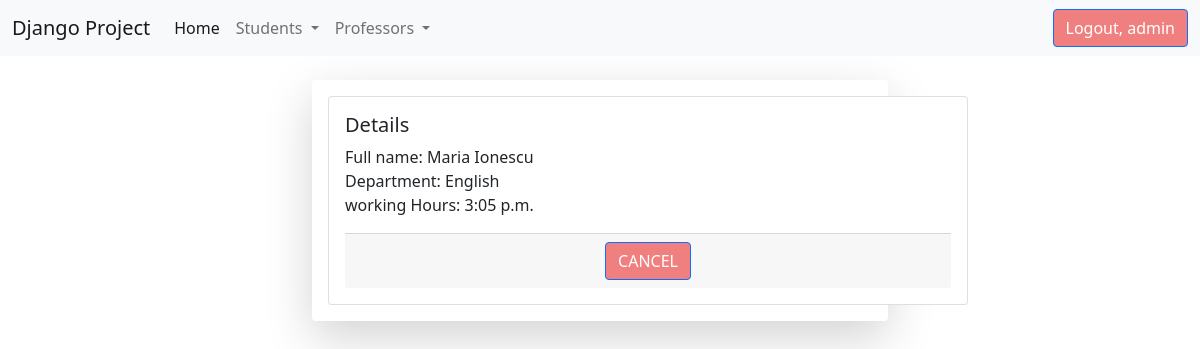
The page /details-professor/3/ (signed in) on the database its author committed.
### professor/models.py (models this page shows, shortened)
class Professor(models.Model):
    department_choices = (('math', 'Math'), ('english', 'English'), ('science', 'Science'), ('informatics', 'Informatics'))
    first_name = models.CharField(max_length=40)
    last_name = models.CharField(max_length=40)
    department = models.CharField(max_length=30, choices=department_choices)
    time = models.TimeField()
    active = models.BooleanField(default=True)
    created_at = models.DateTimeField(auto_now_add=True)
    updated_at = models.DateTimeField(auto_now=True)

### professor/views.py (the view)
# urls.py: path('details-professor/<int:pk>/', views.ProfessorDetailView.as_view(), name='details_professor'),
class ProfessorDetailView(LoginRequiredMixin, PermissionRequiredMixin, DetailView):
    template_name = 'professor/details_professor.html'
    model = Professor
    permission_required = 'professor.view_professor'

### templates/professor/details_professor.html (shortened to what this page needs)
{% extends 'base.html' %}
{% block content %}
    <div class="container-fluid">
        <div class="row">
            <div class="col-md-6 offset-md-3"><br>
                <div class="shadow-lg p-3 mb-5 bg-body rounded">
                    <div class="card text-dark" style="width: 40rem;">
                        <div class="card-body">
                            <h5 class="card-title">Details</h5>
                            <p class="card-text">
                                Full name: {{ professor.first_name }} {{ professor.last_name }}<br>
                                Department: {{ professor.department|title }} <br>
                                working Hours: {{ professor.time }}
                            </p>
                            <div class="card-footer text-center">
                                <a href="{% url 'list_of_professors' %}" class="btn btn-primary">CANCEL</a>
                            </div>
                            </div>
                    </div>
                </div>
            </div>
        </div>
    </div>
{% endblock %}

### templates/meniu.html (shortened to what this page needs)
<nav class="navbar navbar-expand-lg navbar-light bg-light">
    <div class="container-fluid">
        <a class="navbar-brand" href="#">Django Project</a>
        <div class="collapse navbar-collapse" id="navbarSupportedContent">
            <ul class="navbar-nav me-auto mb-2 mb-lg-0">
                <li class="nav-item">
                    <a class="nav-link active" aria-current="page" href="{% url 'home' %}">Home</a>
                </li>
                {% if request.user.is_authenticated %}
                    <li class="nav-item dropdown">
                        <a class="nav-link dropdown-toggle" href="#" id="navbarDropdown" role="button"
                           data-bs-toggle="dropdown" aria-expanded="false">
                            Students
                        </a>
                    </li>
                    <li class="nav-item dropdown">
                        <a class="nav-link dropdown-toggle" href="#" id="navbarDropdown" role="button"
                           data-bs-toggle="dropdown" aria-expanded="false">
                            Professors
                        </a>
                    </li>
                {% endif %}
            </ul>
            {% if request.user.is_authenticated %}
                <a href="{% url 'logout' %}" class="btn btn-primary">Logout, {{ request.user.username }}</a>
            {% else %}
                 <a href="{% url 'create_user' %}" class="btn btn-secondary">Sign up</a>
                 <a href="{% url 'login' %}" class="btn btn-primary">Login</a>
            {% endif %}
        </div>
    </div>
</nav>

### static/css/my_style.css (style rules this page uses)
.btn-primary { background-color: lightcoral; }

### rows shown on the page
Professor: first_name "Maria", last_name "Ionescu", department "English", time "3:05 p.m."

### other values the page prints
{{ request.user.username }} "admin"
